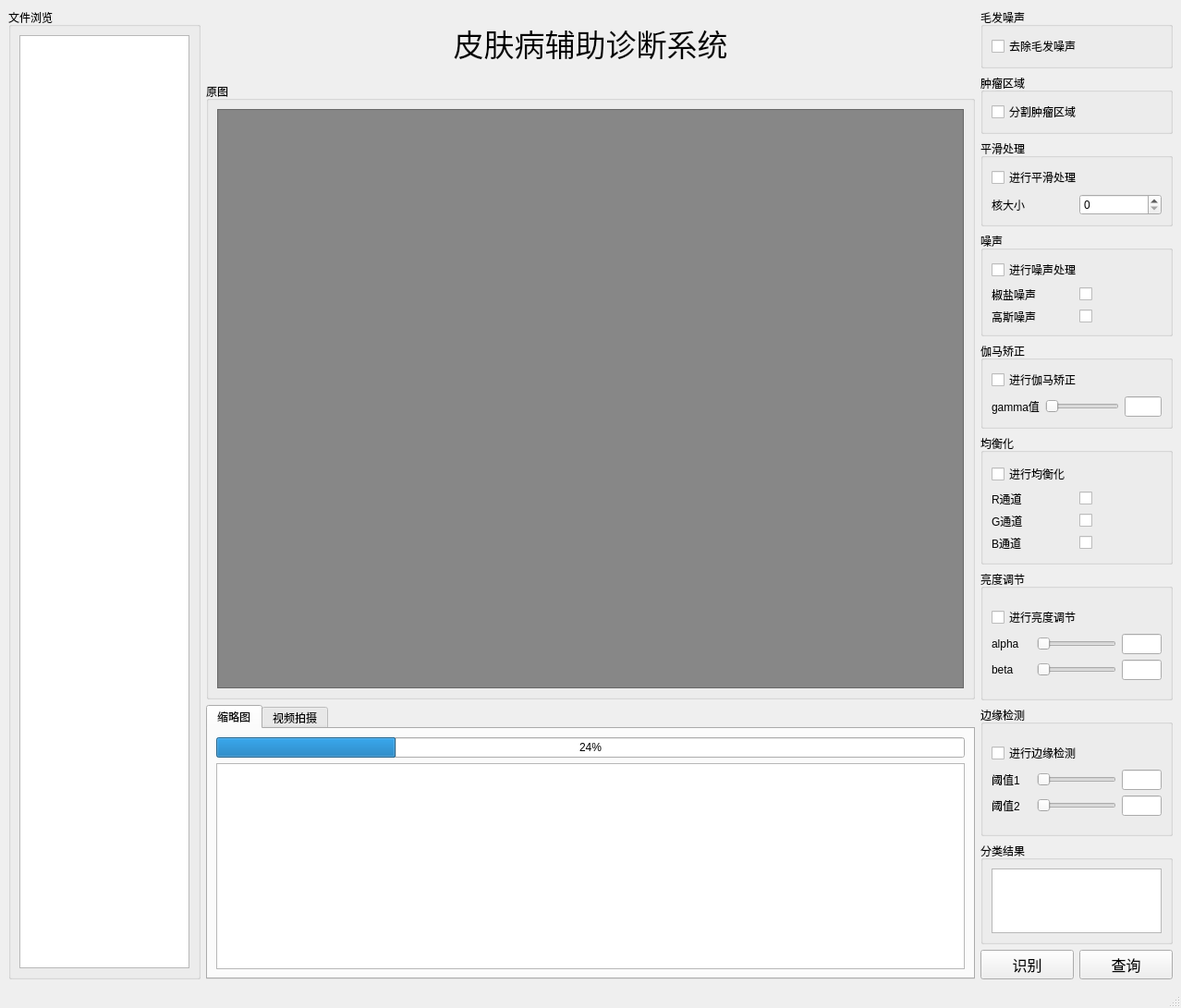
<?xml version="1.0" encoding="UTF-8"?>
<ui version="4.0">
 <class>MainWindow</class>
 <widget class="QMainWindow" name="MainWindow">
  <property name="geometry">
   <rect>
    <x>0</x>
    <y>0</y>
    <width>1278</width>
    <height>1091</height>
   </rect>
  </property>
  <property name="windowTitle">
   <string>皮肤病辅助诊断系统</string>
  </property>
  <widget class="QWidget" name="centralwidget">
   <layout class="QVBoxLayout" name="verticalLayout_21">
    <item>
     <layout class="QHBoxLayout" name="horizontalLayout_13" stretch="1,4,1">
      <item>
       <widget class="QGroupBox" name="groupBox">
        <property name="styleSheet">
         <string notr="true">border-color: rgb(0, 0, 0);</string>
        </property>
        <property name="title">
         <string>文件浏览</string>
        </property>
        <layout class="QVBoxLayout" name="verticalLayout">
         <item>
          <widget class="QTreeView" name="treeView"/>
         </item>
        </layout>
       </widget>
      </item>
      <item>
       <layout class="QVBoxLayout" name="verticalLayout_19" stretch="1,9,4">
        <item>
         <widget class="QLabel" name="label">
          <property name="font">
           <font>
            <pointsize>25</pointsize>
           </font>
          </property>
          <property name="text">
           <string>皮肤病辅助诊断系统</string>
          </property>
          <property name="alignment">
           <set>Qt::AlignCenter</set>
          </property>
         </widget>
        </item>
        <item>
         <widget class="QGroupBox" name="groupBox_2">
          <property name="title">
           <string>原图</string>
          </property>
          <layout class="QVBoxLayout" name="verticalLayout_2">
           <item>
            <widget class="QGraphicsView" name="graphicsView">
             <property name="styleSheet">
              <string notr="true">background-color: rgb(135, 135, 135);</string>
             </property>
            </widget>
           </item>
          </layout>
         </widget>
        </item>
        <item>
         <widget class="QTabWidget" name="tabWidget">
          <property name="currentIndex">
           <number>0</number>
          </property>
          <widget class="QWidget" name="tab">
           <attribute name="title">
            <string>缩略图</string>
           </attribute>
           <layout class="QVBoxLayout" name="verticalLayout_3">
            <item>
             <widget class="QProgressBar" name="progressBar">
              <property name="value">
               <number>24</number>
              </property>
             </widget>
            </item>
            <item>
             <widget class="QListWidget" name="listWidget"/>
            </item>
           </layout>
          </widget>
          <widget class="QWidget" name="tab_2">
           <attribute name="title">
            <string>视频拍摄</string>
           </attribute>
           <layout class="QVBoxLayout" name="verticalLayout_22">
            <item>
             <layout class="QHBoxLayout" name="horizontalLayout_14" stretch="1,1,1">
              <item>
               <widget class="QPushButton" name="pushButton_3">
                <property name="font">
                 <font>
                  <pointsize>12</pointsize>
                 </font>
                </property>
                <property name="text">
                 <string>打开摄像头</string>
                </property>
               </widget>
              </item>
              <item>
               <widget class="QPushButton" name="pushButton_4">
                <property name="font">
                 <font>
                  <pointsize>12</pointsize>
                 </font>
                </property>
                <property name="text">
                 <string>关闭摄像头</string>
                </property>
               </widget>
              </item>
              <item>
               <widget class="QPushButton" name="pushButton_5">
                <property name="font">
                 <font>
                  <pointsize>12</pointsize>
                 </font>
                </property>
                <property name="text">
                 <string>截图</string>
                </property>
               </widget>
              </item>
             </layout>
            </item>
           </layout>
          </widget>
         </widget>
        </item>
       </layout>
      </item>
      <item>
       <layout class="QVBoxLayout" name="verticalLayout_18" stretch="1,1,2,2,2,3,3,3,2,1">
        <item>
         <widget class="QGroupBox" name="groupBox_3">
          <property name="title">
           <string>毛发噪声</string>
          </property>
          <layout class="QVBoxLayout" name="verticalLayout_4">
           <item>
            <widget class="QCheckBox" name="checkBox">
             <property name="text">
              <string>去除毛发噪声</string>
             </property>
            </widget>
           </item>
          </layout>
         </widget>
        </item>
        <item>
         <widget class="QGroupBox" name="groupBox_4">
          <property name="title">
           <string>肿瘤区域</string>
          </property>
          <layout class="QVBoxLayout" name="verticalLayout_5">
           <item>
            <widget class="QCheckBox" name="checkBox_2">
             <property name="text">
              <string>分割肿瘤区域</string>
             </property>
            </widget>
           </item>
          </layout>
         </widget>
        </item>
        <item>
         <widget class="QGroupBox" name="groupBox_5">
          <property name="title">
           <string>平滑处理</string>
          </property>
          <layout class="QVBoxLayout" name="verticalLayout_9">
           <item>
            <layout class="QVBoxLayout" name="verticalLayout_7" stretch="1,1">
             <item>
              <widget class="QCheckBox" name="checkBox_3">
               <property name="text">
                <string>进行平滑处理</string>
               </property>
              </widget>
             </item>
             <item>
              <layout class="QHBoxLayout" name="horizontalLayout" stretch="1,1">
               <item>
                <widget class="QLabel" name="label_2">
                 <property name="text">
                  <string>核大小</string>
                 </property>
                </widget>
               </item>
               <item>
                <widget class="QSpinBox" name="spinBox"/>
               </item>
              </layout>
             </item>
            </layout>
           </item>
          </layout>
         </widget>
        </item>
        <item>
         <widget class="QGroupBox" name="groupBox_11">
          <property name="title">
           <string>噪声</string>
          </property>
          <layout class="QVBoxLayout" name="verticalLayout_20">
           <item>
            <layout class="QVBoxLayout" name="verticalLayout_6">
             <item>
              <widget class="QCheckBox" name="checkBox_11">
               <property name="text">
                <string>进行噪声处理</string>
               </property>
              </widget>
             </item>
             <item>
              <layout class="QHBoxLayout" name="horizontalLayout_12" stretch="1,1">
               <item>
                <widget class="QLabel" name="label_12">
                 <property name="text">
                  <string>椒盐噪声</string>
                 </property>
                </widget>
               </item>
               <item>
                <widget class="QCheckBox" name="checkBox_13">
                 <property name="text">
                  <string/>
                 </property>
                </widget>
               </item>
              </layout>
             </item>
             <item>
              <layout class="QHBoxLayout" name="horizontalLayout_11" stretch="1,1">
               <item>
                <widget class="QLabel" name="label_11">
                 <property name="text">
                  <string>高斯噪声</string>
                 </property>
                </widget>
               </item>
               <item>
                <widget class="QCheckBox" name="checkBox_12">
                 <property name="text">
                  <string/>
                 </property>
                </widget>
               </item>
              </layout>
             </item>
            </layout>
           </item>
          </layout>
         </widget>
        </item>
        <item>
         <widget class="QGroupBox" name="groupBox_6">
          <property name="title">
           <string>伽马矫正</string>
          </property>
          <layout class="QVBoxLayout" name="verticalLayout_11">
           <item>
            <layout class="QVBoxLayout" name="verticalLayout_10" stretch="1,1">
             <item>
              <widget class="QCheckBox" name="checkBox_4">
               <property name="text">
                <string>进行伽马矫正</string>
               </property>
              </widget>
             </item>
             <item>
              <layout class="QHBoxLayout" name="horizontalLayout_2" stretch="1,2,1">
               <item>
                <widget class="QLabel" name="label_3">
                 <property name="text">
                  <string>gamma值</string>
                 </property>
                </widget>
               </item>
               <item>
                <widget class="QSlider" name="horizontalSlider">
                 <property name="orientation">
                  <enum>Qt::Horizontal</enum>
                 </property>
                </widget>
               </item>
               <item>
                <widget class="QLineEdit" name="lineEdit"/>
               </item>
              </layout>
             </item>
            </layout>
           </item>
          </layout>
         </widget>
        </item>
        <item>
         <widget class="QGroupBox" name="groupBox_7">
          <property name="title">
           <string>均衡化</string>
          </property>
          <layout class="QVBoxLayout" name="verticalLayout_12">
           <item>
            <layout class="QVBoxLayout" name="verticalLayout_8" stretch="1,1,1,1">
             <item>
              <widget class="QCheckBox" name="checkBox_5">
               <property name="text">
                <string>进行均衡化</string>
               </property>
              </widget>
             </item>
             <item>
              <layout class="QHBoxLayout" name="horizontalLayout_3" stretch="1,1">
               <item>
                <widget class="QLabel" name="label_4">
                 <property name="text">
                  <string>R通道</string>
                 </property>
                </widget>
               </item>
               <item>
                <widget class="QCheckBox" name="checkBox_6">
                 <property name="text">
                  <string/>
                 </property>
                </widget>
               </item>
              </layout>
             </item>
             <item>
              <layout class="QHBoxLayout" name="horizontalLayout_4" stretch="1,1">
               <item>
                <widget class="QLabel" name="label_5">
                 <property name="text">
                  <string>G通道</string>
                 </property>
                </widget>
               </item>
               <item>
                <widget class="QCheckBox" name="checkBox_7">
                 <property name="text">
                  <string/>
                 </property>
                </widget>
               </item>
              </layout>
             </item>
             <item>
              <layout class="QHBoxLayout" name="horizontalLayout_5" stretch="1,1">
               <item>
                <widget class="QLabel" name="label_6">
                 <property name="text">
                  <string>B通道</string>
                 </property>
                </widget>
               </item>
               <item>
                <widget class="QCheckBox" name="checkBox_8">
                 <property name="text">
                  <string/>
                 </property>
                </widget>
               </item>
              </layout>
             </item>
            </layout>
           </item>
          </layout>
         </widget>
        </item>
        <item>
         <widget class="QGroupBox" name="groupBox_8">
          <property name="title">
           <string>亮度调节</string>
          </property>
          <layout class="QVBoxLayout" name="verticalLayout_14">
           <item>
            <layout class="QVBoxLayout" name="verticalLayout_13">
             <item>
              <widget class="QCheckBox" name="checkBox_9">
               <property name="text">
                <string>进行亮度调节</string>
               </property>
              </widget>
             </item>
             <item>
              <layout class="QHBoxLayout" name="horizontalLayout_6" stretch="1,2,1">
               <item>
                <widget class="QLabel" name="label_7">
                 <property name="text">
                  <string>alpha</string>
                 </property>
                </widget>
               </item>
               <item>
                <widget class="QSlider" name="horizontalSlider_2">
                 <property name="orientation">
                  <enum>Qt::Horizontal</enum>
                 </property>
                </widget>
               </item>
               <item>
                <widget class="QLineEdit" name="lineEdit_2"/>
               </item>
              </layout>
             </item>
             <item>
              <layout class="QHBoxLayout" name="horizontalLayout_7" stretch="1,2,1">
               <item>
                <widget class="QLabel" name="label_8">
                 <property name="text">
                  <string>beta</string>
                 </property>
                </widget>
               </item>
               <item>
                <widget class="QSlider" name="horizontalSlider_3">
                 <property name="orientation">
                  <enum>Qt::Horizontal</enum>
                 </property>
                </widget>
               </item>
               <item>
                <widget class="QLineEdit" name="lineEdit_3"/>
               </item>
              </layout>
             </item>
            </layout>
           </item>
          </layout>
         </widget>
        </item>
        <item>
         <widget class="QGroupBox" name="groupBox_9">
          <property name="title">
           <string>边缘检测</string>
          </property>
          <layout class="QVBoxLayout" name="verticalLayout_15">
           <item>
            <layout class="QVBoxLayout" name="verticalLayout_16">
             <item>
              <widget class="QCheckBox" name="checkBox_10">
               <property name="text">
                <string>进行边缘检测</string>
               </property>
              </widget>
             </item>
             <item>
              <layout class="QHBoxLayout" name="horizontalLayout_8" stretch="1,2,1">
               <item>
                <widget class="QLabel" name="label_9">
                 <property name="text">
                  <string>阈值1</string>
                 </property>
                </widget>
               </item>
               <item>
                <widget class="QSlider" name="horizontalSlider_4">
                 <property name="orientation">
                  <enum>Qt::Horizontal</enum>
                 </property>
                </widget>
               </item>
               <item>
                <widget class="QLineEdit" name="lineEdit_4"/>
               </item>
              </layout>
             </item>
             <item>
              <layout class="QHBoxLayout" name="horizontalLayout_9" stretch="1,2,1">
               <item>
                <widget class="QLabel" name="label_10">
                 <property name="text">
                  <string>阈值2</string>
                 </property>
                </widget>
               </item>
               <item>
                <widget class="QSlider" name="horizontalSlider_5">
                 <property name="orientation">
                  <enum>Qt::Horizontal</enum>
                 </property>
                </widget>
               </item>
               <item>
                <widget class="QLineEdit" name="lineEdit_5"/>
               </item>
              </layout>
             </item>
            </layout>
           </item>
          </layout>
         </widget>
        </item>
        <item>
         <widget class="QGroupBox" name="groupBox_10">
          <property name="title">
           <string>分类结果</string>
          </property>
          <layout class="QVBoxLayout" name="verticalLayout_17">
           <item>
            <widget class="QTextEdit" name="textEdit">
             <property name="font">
              <font>
               <pointsize>20</pointsize>
              </font>
             </property>
            </widget>
           </item>
          </layout>
         </widget>
        </item>
        <item>
         <layout class="QHBoxLayout" name="horizontalLayout_10">
          <item>
           <widget class="QPushButton" name="pushButton">
            <property name="font">
             <font>
              <pointsize>12</pointsize>
             </font>
            </property>
            <property name="text">
             <string>识别</string>
            </property>
           </widget>
          </item>
          <item>
           <widget class="QPushButton" name="pushButton_2">
            <property name="font">
             <font>
              <pointsize>12</pointsize>
             </font>
            </property>
            <property name="text">
             <string>查询</string>
            </property>
           </widget>
          </item>
         </layout>
        </item>
       </layout>
      </item>
     </layout>
    </item>
   </layout>
  </widget>
  <widget class="QMenuBar" name="menubar">
   <property name="geometry">
    <rect>
     <x>0</x>
     <y>0</y>
     <width>1278</width>
     <height>26</height>
    </rect>
   </property>
  </widget>
  <widget class="QStatusBar" name="statusbar"/>
 </widget>
 <resources/>
 <connections/>
</ui>
